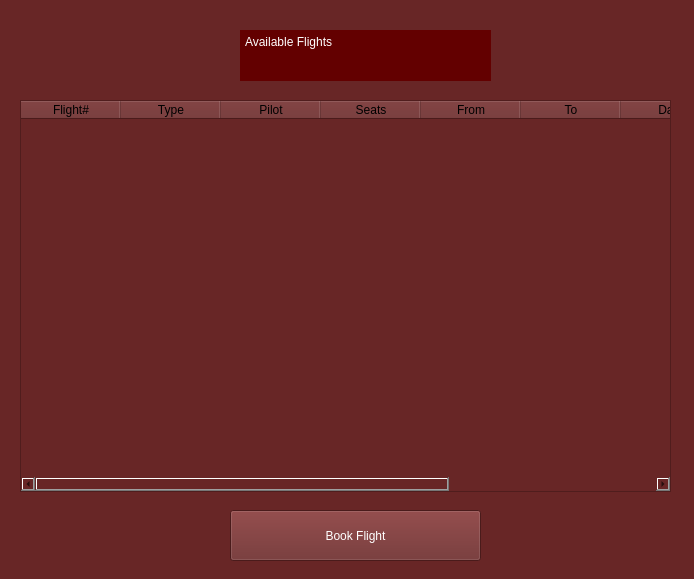
<?xml version="1.0" encoding="UTF-8"?>
<ui version="4.0">
 <class>Form</class>
 <widget class="QWidget" name="Form">
  <property name="geometry">
   <rect>
    <x>0</x>
    <y>0</y>
    <width>694</width>
    <height>579</height>
   </rect>
  </property>
  <property name="windowTitle">
   <string>Form</string>
  </property>
  <property name="styleSheet">
   <string notr="true">background-color: rgb(104, 38, 38);</string>
  </property>
  <widget class="QTableWidget" name="tableWidget">
   <property name="geometry">
    <rect>
     <x>20</x>
     <y>100</y>
     <width>651</width>
     <height>392</height>
    </rect>
   </property>
   <property name="styleSheet">
    <string notr="true">colo:rgb(255, 255, 255);
background-color: rgb(104, 38, 38);
color: rgb(0, 0, 0);</string>
   </property>
   <column>
    <property name="text">
     <string>Flight#</string>
    </property>
   </column>
   <column>
    <property name="text">
     <string>Type</string>
    </property>
   </column>
   <column>
    <property name="text">
     <string>Pilot</string>
    </property>
   </column>
   <column>
    <property name="text">
     <string>Seats</string>
    </property>
   </column>
   <column>
    <property name="text">
     <string>From</string>
    </property>
   </column>
   <column>
    <property name="text">
     <string>To</string>
    </property>
   </column>
   <column>
    <property name="text">
     <string>Date</string>
    </property>
   </column>
   <column>
    <property name="text">
     <string>Time</string>
    </property>
   </column>
   <column>
    <property name="text">
     <string>class</string>
    </property>
   </column>
  </widget>
  <widget class="QPushButton" name="graph_bt_2">
   <property name="geometry">
    <rect>
     <x>230</x>
     <y>510</y>
     <width>251</width>
     <height>51</height>
    </rect>
   </property>
   <property name="styleSheet">
    <string notr="true">color: rgb(255, 255, 255);
font: 16pt &quot;MS Shell Dlg 2&quot;;</string>
   </property>
   <property name="text">
    <string>Book Flight</string>
   </property>
  </widget>
  <widget class="QPlainTextEdit" name="plainTextEdit">
   <property name="geometry">
    <rect>
     <x>240</x>
     <y>30</y>
     <width>251</width>
     <height>51</height>
    </rect>
   </property>
   <property name="styleSheet">
    <string notr="true">font: 75 22pt &quot;MS Shell Dlg 2&quot;;
background-color: rgb(99, 0, 0);
color:rgb(255, 255, 255);
border-color: rgb(104, 38, 38);
border:1px solid  rgb(99, 0, 0);</string>
   </property>
   <property name="plainText">
    <string>Available Flights</string>
   </property>
  </widget>
 </widget>
 <resources/>
 <connections/>
</ui>
